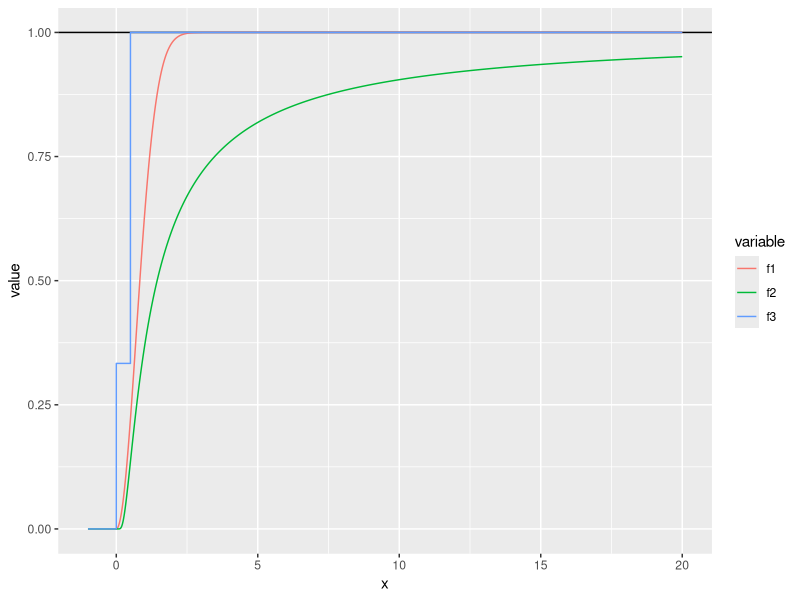
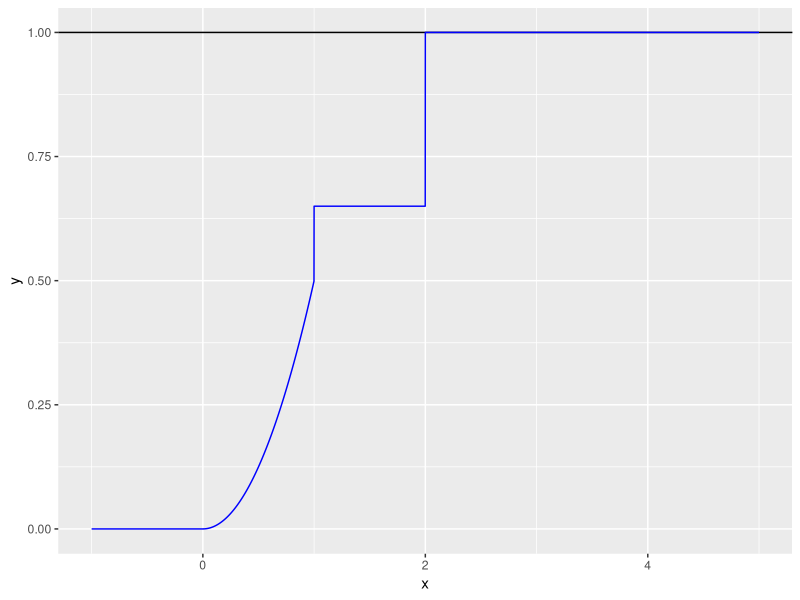
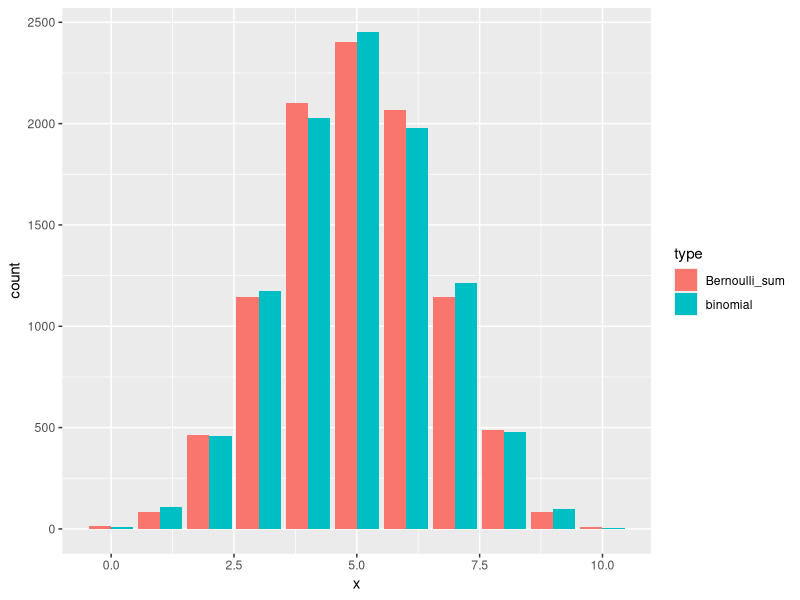
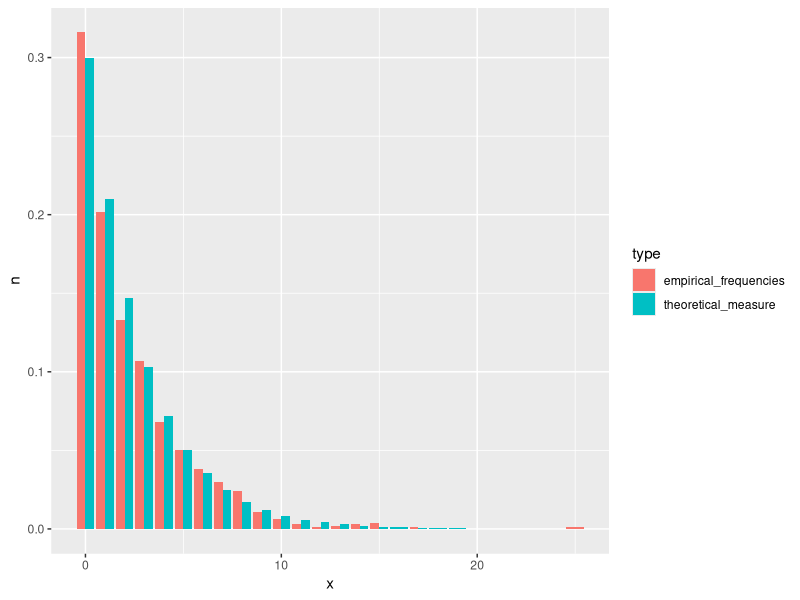
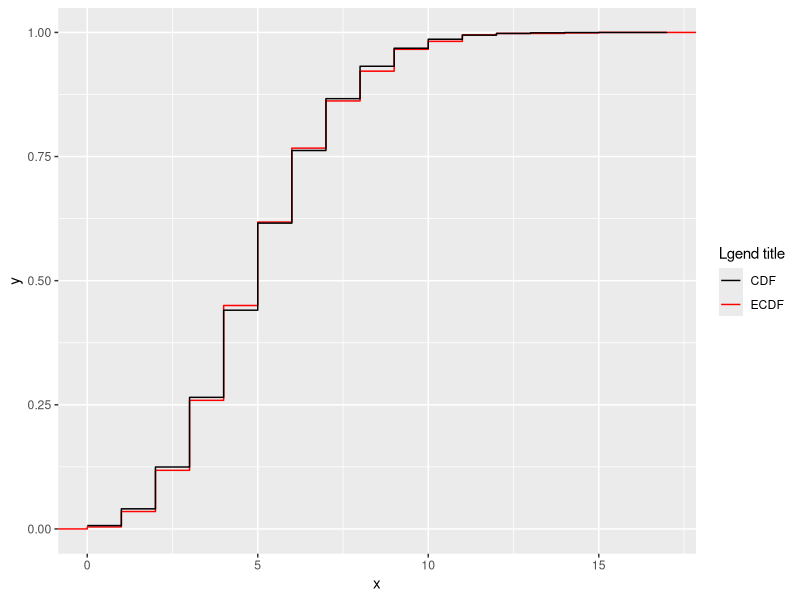
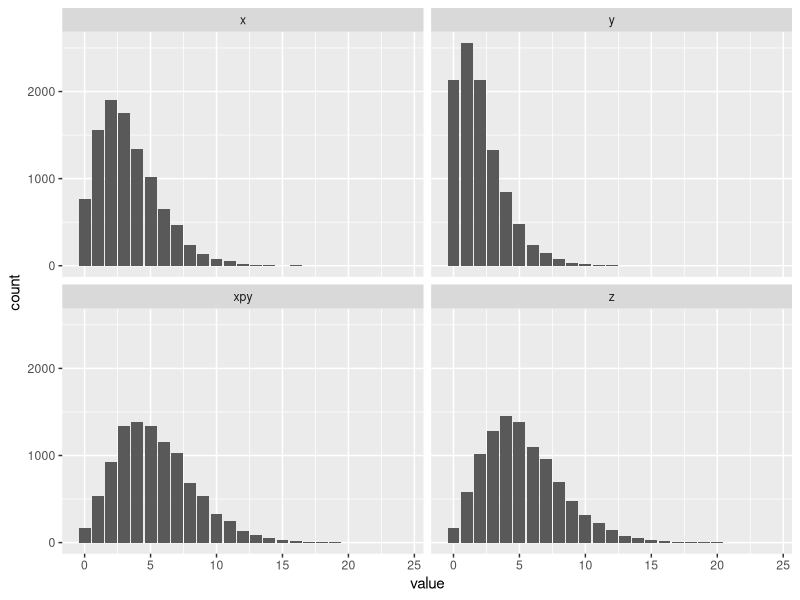
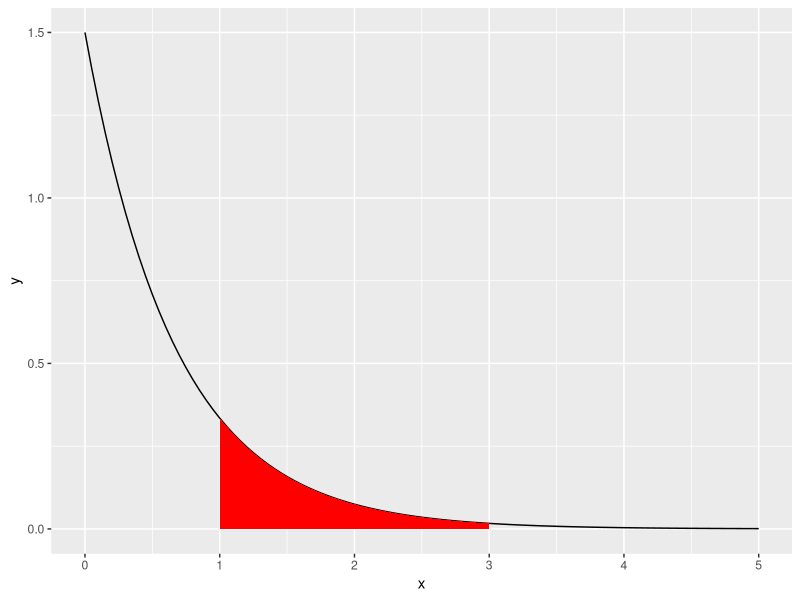
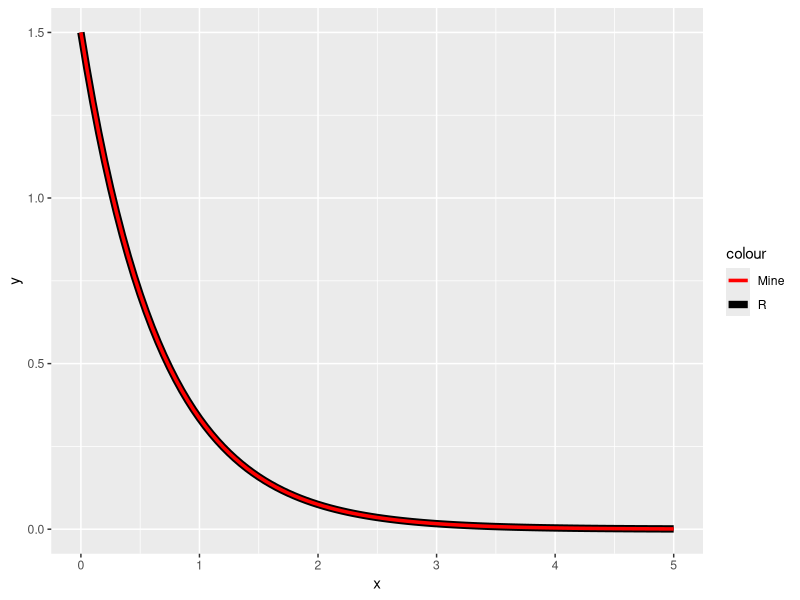

Reproduce these figures in R, in order.
## ---- chunk 1
togs2 <- T
togs  <- T
library(ggplot2)
library(dplyr)
library(reshape2)
library(tidyr)
# togs <- FALSE
## ---- chunk 2
f1 <- function (x) {
  tmp        <- 1 - exp(-x^2)
  tmp[x < 0] <- 0
  return(tmp)
}

f2 <- function (x) {
  tmp         <- exp(-(1 / x))
  tmp[x <= 0] <- 0
  return(tmp)
}

f3 <- function (x) {
  tmp           <- x
  tmp[x == x]   <- 1
  tmp[x <= 0.5] <- 1/3
  tmp[x <= 0]   <- 0
  return(tmp)
}

cdf_data <- tibble(x  = seq(-1, 20, by = 0.001),
                   f1 = f1(x),
                   f2 = f2(x),
                   f3 = f3(x)) %>%
  melt(id.vars = "x")


cdf_plot <- ggplot(data = cdf_data, aes(x = x, y = value, color = variable)) +
  geom_hline(yintercept = 1) +
  geom_line()
plot(cdf_plot)
## ---- chunk 3
f1 <- function (x, p) {
  tmp          <- x
  tmp[x >= 2]  <- 0.5 + (p * 0.5) + ((1-p) * 0.5)
  tmp[x < 2]   <- 0.5 + (p * 0.5) 
  tmp[x < 1]   <- (x[x < 1])^2 / 2
  tmp[x < 0]   <- 0
  return(tmp)
}

cdf_data <- tibble(x = seq(-1, 5, by = 0.001), y = f1(x, 0.3))
cdf_plot <- ggplot(data = cdf_data, aes(x = x, y = y)) +
  geom_hline(yintercept = 1) +
  geom_line(color = "blue")
plot(cdf_plot)

## ---- chunk 4
set.seed(1)
nsamps        <- 10000
binom_samp    <- rbinom(nsamps, size = 10, prob = 0.5)
bernoulli_mat <- matrix(data = NA, nrow = nsamps, ncol = 10)
for (i in 1:nsamps) {
  bernoulli_mat[i, ] <- rbinom(10, size = 1, prob = 0.5)
}
bern_samp <- apply(bernoulli_mat, 1, sum)
b_data    <- tibble(x    = c(binom_samp, bern_samp), 
                    type = c(rep("binomial", 10000), rep("Bernoulli_sum", 10000)))
b_plot    <- ggplot(data = b_data, aes(x = x, fill = type)) +
  geom_bar(position = "dodge")
plot(b_plot)
## ---- chunk 5
set.seed(1)
geo_samp <- rgeom(n = 1000, prob = 0.3)
geo_samp <- data.frame(x = geo_samp) %>%
  count(x) %>%
  mutate(n = n / 1000, type = "empirical_frequencies") %>%
  bind_rows(data.frame(x = 0:20, n = dgeom(0:20, prob = 0.3), type = "theoretical_measure"))

geo_plot <- ggplot(data = geo_samp, aes(x = x, y = n, fill = type)) +
  geom_bar(stat="identity", position = "dodge")
plot(geo_plot)
## ---- chunk 6
set.seed(1)
pois_samp <- rpois(n = 1000, lambda = 5)
pois_samp <- data.frame(x = pois_samp)
pois_plot <- ggplot(data = pois_samp, aes(x = x, colour = "ECDF")) +
  stat_ecdf(geom = "step") +
  geom_step(data = tibble(x = 0:17, y = ppois(x, 5)), aes(x = x, y = y, colour = "CDF")) +
  scale_colour_manual("Lgend title", values = c("black", "red"))
plot(pois_plot)
## ---- chunk 7
set.seed(1)
nsamps <- 10000
x      <- rnbinom(nsamps, size = 5, prob = 0.6)
y      <- rnbinom(nsamps, size = 3, prob = 0.6)
xpy    <- x + y
z      <- rnbinom(nsamps, size = 8, prob = 0.6)
samps  <- tibble(x, y, xpy, z)
samps  <- melt(samps)
ggplot(data = samps, aes(x = value)) +
  geom_bar() +
  facet_wrap(~ variable)

## ---- chunk 8
set.seed(1)
nsamps <- 1000
samps  <- rexp(nsamps, rate = 1.5)
sum(samps >= 1 & samps <= 3) / nsamps
exp_plot <- ggplot(data.frame(x = seq(0, 5, by = 0.01)), aes(x = x)) +
  stat_function(fun = dexp, args = list(rate = 1.5)) +
  stat_function(fun = dexp, args = list(rate = 1.5), xlim = c(1,3), geom = "area", fill = "red")
plot(exp_plot)
## ---- chunk 9
exp_pdf <- function(x, lambda) {
  return (lambda * exp(-lambda * x))
}

exp_cdf <- function(x, lambda) {
  return (1 - exp(-lambda * x))
}

exp_quant <- function(q, lambda) {
  return (-(log(1 - q) / lambda))
}

ggplot(data = data.frame(x = seq(0, 5, by = 0.01)), aes(x = x)) +
  stat_function(fun = dexp, args = list(rate = 1.5), aes(color = "R"), size = 2.5) +
  stat_function(fun = exp_pdf, args = list(lambda = 1.5), aes(color = "Mine"), size = 1.2) +
  scale_color_manual(values = c("red", "black"))

ggplot(data = data.frame(x = seq(0, 5, by = 0.01)), aes(x = x)) +
  stat_function(fun = pexp, args = list(rate = 1.5), aes(color = "R"), size = 2.5) +
  stat_function(fun = exp_cdf, args = list(lambda = 1.5), aes(color = "Mine"), size = 1.2) +
  scale_color_manual(values = c("red", "black"))

ggplot(data = data.frame(x = seq(0, 1, by = 0.01)), aes(x = x)) +
  stat_function(fun = qexp, args = list(rate = 1.5), aes(color = "R"), size = 2.5) +
  stat_function(fun = exp_quant, args = list(lambda = 1.5), aes(color = "Mine"), size = 1.2) +
  scale_color_manual(values = c("red", "black"))
## ---- chunk 10
set.seed(1)
a         <- -1
b         <- 3
nsamps    <- 10000
unif_samp <- runif(nsamps, a, b)
mu_x      <- mean(unif_samp)
new_samp  <- unif_samp - mu_x
quantile(new_samp, probs = 1/5)
punif(-0.2, -1, 3)
## ---- chunk 11
set.seed(1)
ggplot(data = data.frame(x = seq(0, 1, by = 0.01)), aes(x = x)) +
  stat_function(fun = dbeta, args = list(shape1 = 2, shape2 = 2), aes(color = "alpha = 0.5")) +
  stat_function(fun = dbeta, args = list(shape1 = 4, shape2 = 1), aes(color = "alpha = 4")) +
  stat_function(fun = dbeta, args = list(shape1 = 1, shape2 = 4), aes(color = "alpha = 1")) +
  stat_function(fun = dbeta, args = list(shape1 = 2, shape2 = 5), aes(color = "alpha = 25")) +
  stat_function(fun = dbeta, args = list(shape1 = 0.1, shape2 = 0.1), aes(color = "alpha = 0.1"))

## ---- chunk 12
set.seed(1)
nsamps <- 1000
samps  <- rbeta(nsamps, 2, 5)
ggplot(data = data.frame(x = samps), aes(x = x)) +
  geom_histogram(aes(y = ..density..), color = "black") +
  stat_function(data  = data.frame(x = seq(0, 1, by = 0.01)), aes(x = x), 
                fun   = dbeta, 
                args  = list(shape1 = 2, shape2 = 5), 
                color = "red", 
                size  = 1.2)

## ---- chunk 13
set.seed(1)
ggplot(data = data.frame(x = seq(0, 25, by = 0.01)), aes(x = x)) +
  stat_function(fun = pgamma, args = list(shape = 1, rate = 1), aes(color = "Gamma(1,1)")) +
  stat_function(fun = pgamma, args = list(shape = 10, rate = 1), aes(color = "Gamma(10,1)")) +
  stat_function(fun = pgamma, args = list(shape = 1, rate = 10), aes(color = "Gamma(1,10)"))

## ---- chunk 14
set.seed(1)
# b
ggplot(data = data.frame(x = seq(-15, 15, by = 0.01)), aes(x = x)) +
  stat_function(fun = dnorm, args = list(mean = 0, sd = 1), aes(color = "sd = 1")) +
  stat_function(fun = dnorm, args = list(mean = 0, sd = 0.4), aes(color = "sd = 0.1")) +
  stat_function(fun = dnorm, args = list(mean = 0, sd = 2), aes(color = "sd = 2")) +
  stat_function(fun = dnorm, args = list(mean = 0, sd = 5), aes(color = "sd = 5"))

# c
mean_par   <- 50
nsamps     <- 100000
pois_samps <- rpois(nsamps, lambda = mean_par)
norm_samps <- rnorm(nsamps, mean = mean_par, sd = sqrt(mean_par))
my_plot    <- ggplot() +
  geom_bar(data = tibble(x = pois_samps), aes(x = x, y = (..count..)/sum(..count..))) +
  geom_density(data = tibble(x = norm_samps), aes(x = x), color = "red")
plot(my_plot)
## ---- chunk 15
# b
set.seed(1)
logit_pdf <- function (x, mu, s) {
  return ((exp(-(x - mu)/(s))) / (s * (1 + exp(-(x - mu)/(s)))^2))
}
nl_plot <- ggplot(data = data.frame(x = seq(-12, 12, by = 0.01)), aes(x = x)) +
  stat_function(fun = dnorm, args = list(mean = 0, sd = 2), aes(color = "normal")) +
  stat_function(fun = logit_pdf, args = list(mu = 0, s = sqrt(12/pi^2)), aes(color = "logit"))
plot(nl_plot)

nl_plot <- ggplot(data = data.frame(x = seq(5, 10, by = 0.01)), aes(x = x)) +
  stat_function(fun = dnorm, args = list(mean = 0, sd = 2), aes(color = "normal")) +
  stat_function(fun = logit_pdf, args = list(mu = 0, s = sqrt(12/pi^2)), aes(color = "logit"))
plot(nl_plot)


# c
logit_cdf <- function (x, mu, s) {
  return (1 / (1 + exp(-(x - mu) / s)))
}

p_logistic <- 1 - logit_cdf(4, 0, sqrt(12/pi^2)) + logit_cdf(-4, 0, sqrt(12/pi^2))
p_norm     <- 1 - pnorm(4, 0, 2) + pnorm(-4, 0, 2)
p_logistic
p_norm
# Logistic distribution has wider tails, therefore the probability of larger
# absolute values is higher.
## ---- chunk 16
pCantor <- function(q, lower.tail = TRUE, log.p = FALSE, bits=32){
    first1already <- logical(length(q))
    p <- numeric(length(q))
    qtest <- numeric(length(q))
    for (b in 1:bits) { 
        low1  <-  (qtest +   3^(-b) < q)
        low2  <-  (qtest + 2*3^(-b) < q)
        qtest <- qtest + ifelse(low1, 3^(-b), 0) + ifelse(low2, 3^(-b), 0)
        p     <- p + ifelse(low1 & ! first1already, 2^(-b), 0)      
        first1already <- first1already | (low1 & ! low2)
        }
    #p <- p + 2^{-bits}
    p <- ifelse( q >= 1, 1, ifelse( q <= 0, 0, p ))
    if(! lower.tail){ p <- 1-p    }
    if(log.p){        p <- log(p) }
    p
}
cant_cdf <- pCantor(seq(0,1, by = 0.00001))
ggplot(data.frame(x = seq(0,1, by = 0.00001), y = cant_cdf), aes(x = x, y = y)) +
  geom_line()
## ---- chunk 17
# Draw samples to plot
set.seed(0)
n <- 10000
x <- runif(n, min=-1, max=1)
y <- runif(n, min=-1, max=1)^2

# Dataframe of samples
df <- data.frame(value=c(x, y), RV=c(
  rep("X", n),
  rep("Y", n)
))

# Dataframe with analytically computed density of Y
df_y_analytic <- data.frame(y=seq(1e-2, 1, length.out=1000))
df_y_analytic$density <- 1 / (2 * sqrt(df_y_analytic$y))

library(ggplot2)
ggplot(df) +
  geom_histogram(aes(x=value, after_stat(density), fill=RV), alpha=0.5, bins=50, position = "identity") +
  stat_function(fun = function(u) 1/2, color="red") +
  geom_path(data=df_y_analytic, aes(x=y, y=density), color="blue")
## ---- chunk 18
set.seed(1)
nsamps   <- 10000
mu       <- 0.5
sigma    <- 0.4
ln_samps <- rlnorm(nsamps, mu, sigma)
ln_plot  <- ggplot(data = data.frame(x = ln_samps), aes(x = x)) +
  geom_histogram(color = "black")
plot(ln_plot)

norm_samps <- log(ln_samps)
n_plot     <- ggplot(data = data.frame(x = norm_samps), aes(x = x)) +
  geom_histogram(aes(y = ..density..), color = "black") +
  stat_function(fun = dnorm, args = list(mean = mu, sd = sigma), color = "red")
plot(n_plot)
## ---- chunk 19
set.seed(1)
nsamps <- 10000
beta   <- 4
generate_exp <- function (n, beta) {
  tmp <- runif(n)
  X   <- qexp(tmp, beta)
  return (X)
}
df <- tibble("R"           = rexp(nsamps, beta), 
             "myGenerator" = generate_exp(nsamps, beta)) %>%
  gather()
ggplot(data = df, aes(x = value, fill = key)) +
  geom_histogram(position = "dodge")

